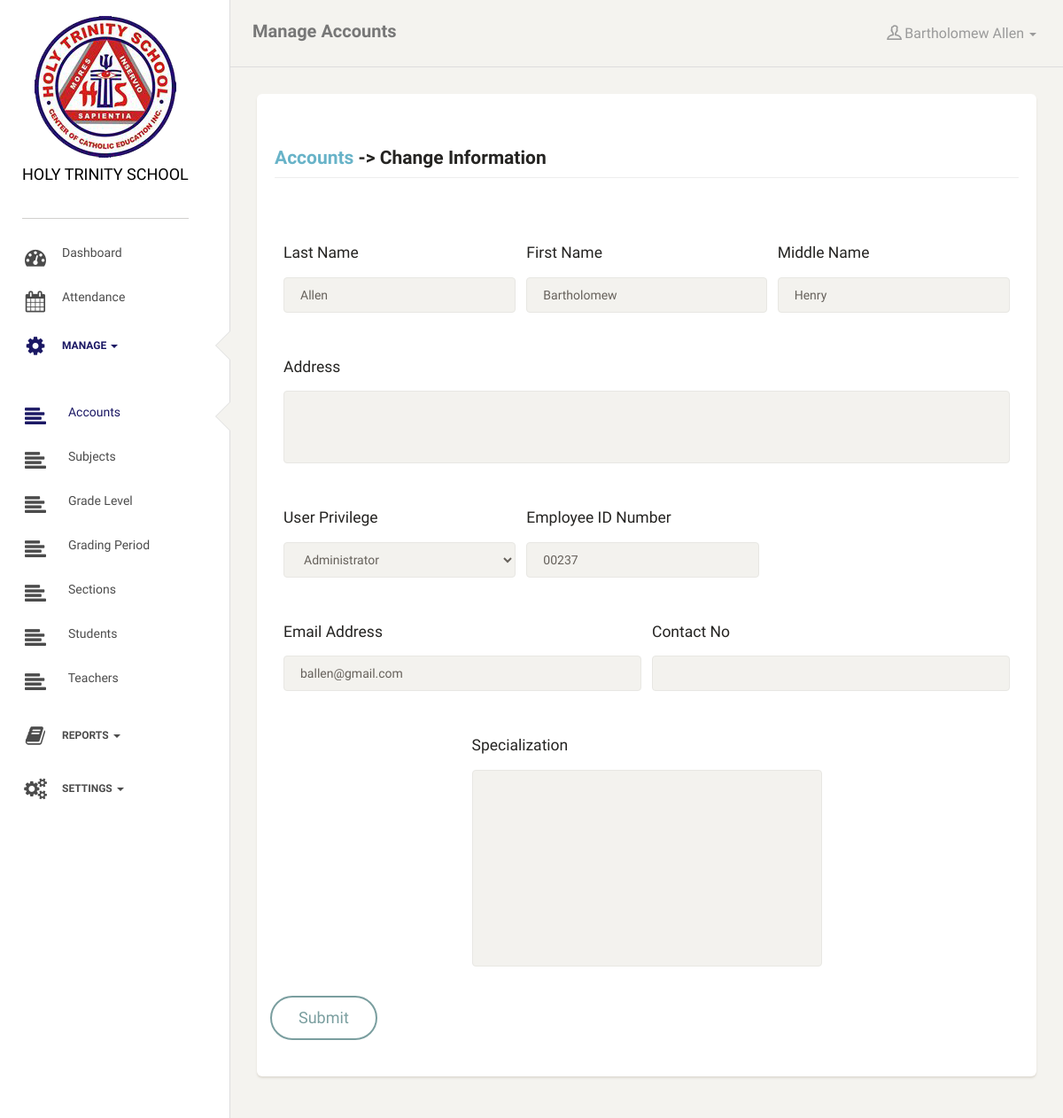
/accounts.php?s=edit&uid=1 (signed in), run on the app's committed database.
### tables this page shows
CREATE TABLE `user_profile` (
  `profile_id` int(11) NOT NULL AUTO_INCREMENT,
  `user_id` int(11) NOT NULL,
  `full_name` text NOT NULL,
  `address` text NOT NULL,
  `gender` varchar(16) NOT NULL,
  `birthdate` date NOT NULL,
  `specialization` text NOT NULL,
  `email` text NOT NULL,
  `contact_no` varchar(70) NOT NULL,
  PRIMARY KEY (`profile_id`)
);

CREATE TABLE `useraccount` (
  `user_id` int(11) NOT NULL AUTO_INCREMENT,
  `username` varchar(255) NOT NULL,
  `password` varchar(512) NOT NULL,
  `last_name` varchar(255) NOT NULL,
  `first_name` varchar(255) NOT NULL,
  `middle_name` varchar(255) NOT NULL,
  `honorific` varchar(100) NOT NULL,
  `suffix` varchar(100) NOT NULL,
  `emp_num` varchar(255) NOT NULL,
  `user_privilege` int(11) NOT NULL,
  `randSalt` varchar(255) NOT NULL DEFAULT '$2y$10$jMmqu3FgVxSxnIsFbQpCg1$',
  `first_login` int(11) NOT NULL,
  `archive_status` int(11) NOT NULL DEFAULT '0',
  PRIMARY KEY (`user_id`)
);

### includes/edit_account.php (the view, shortened to what this page needs)
<?php
$queryAcc = "SELECT * FROM useraccount AS a INNER JOIN user_profile AS b ON a.user_id=b.user_id WHERE a.user_id = {$_GET['uid']}";
$resultAcc = mysqli_query($connection, $queryAcc);
$rowAcc = mysqli_fetch_array($resultAcc);
?>
    <div class="content">
        <div class="row">
            <form action="accounts.php?s=exec" method="post">
                <?php if(($_SESSION['hts_user_userprivilege']==1||$_SESSION['hts_user_userprivilege']==2)&&$_SESSION['hts_user_id']==$_GET['uid']): ?>
                <div class="row">
                    <div class="form-group col-lg-12">
                        <div class="col-lg-4">
                            <h5>Last Name</h5>
                            <input type="text" class="form-control" name="last_name" value="<?= $rowAcc['last_name'] ?>" required>
                        </div>
                        <div class="col-lg-4">
                            <h5>First Name</h5>
                            <input type="text" class="form-control" name="first_name" value="<?= $rowAcc['first_name'] ?>" required>
                        </div>
                        <div class="col-lg-4">
                            <h5>Middle Name</h5>
                            <input type="text" class="form-control" name="middle_name" value="<?= $rowAcc['middle_name'] ?>" required>
                        </div>
                    </div>
                </div>
                <div class="row">
                    <div class="form-group col-lg-12">
                        <div class="col-lg-122">
                            <h5>Address</h5>
                            <textarea name="address" class="form-control" cols="30" rows="3" style="resize: none"><?= $rowAcc['address'] ?></textarea>
                        </div>
                    </div>
                </div>
                <div class="row">
                    <div class="form-group col-lg-12">
                        <div class="col-lg-4">
                            <h5>User Privilege</h5>
                            <select name="user_privilege" class="form-control">
                            <option value="1" <?php if($rowAcc['user_privilege']==1) echo "selected" ?>>Administrator</option>
                        </select>
                        </div>
                        <div class="col-lg-4">
                            <h5>Employee ID Number</h5>
                            <input type="text" class="form-control" name="emp_num" value="<?= $rowAcc['emp_num'] ?>">
                        </div>
                    </div>
                </div>
                <div class="row">
                    <div class="form-group col-lg-12">
                        <div class="col-lg-6">
                            <h5>Email Address</h5>
                            <input type="email" name="email" class="form-control" value="<?= $rowAcc['email'] ?>">
                        </div>
                        <div class="col-lg-6">
                            <h5>Contact No</h5>
                            <input type="text" name="contact_no" class="form-control" value="<?= $rowAcc['contact_no'] ?>">
                        </div>
                    </div>
                </div>
                <div class="row">
                    <div class="form-group col-lg-12">
                        <div class="col-lg-offset-3 col-lg-6 col-lg-offset-3">
                            <h5>Specialization</h5>
                            <textarea name="specialization" cols="30" rows="10" class="form-control"><?= $rowAcc['specialization'] ?></textarea>
                        </div>
                    </div>
                </div>
                <?php endif ?>
                <div class="row">
                    <div class="input-group col-lg-12">
                        <input type="submit" class="btn btn-primary btn-lg" name="edit_account">
                    </div>
                </div>
            </form>
        </div>
    </div>

### data on the page
user_profile: last_name "Allen", first_name "Bartholomew", middle_name "Henry", emp_num "00237", email "ballen@gmail.com"
useraccount: user_privilege "Administrator"

### other printed values
$activePage "Manage Accounts"
$_SESSION['hts_user_firstname'] "Bartholomew"
$_SESSION['hts_user_lastname'] "Allen"
